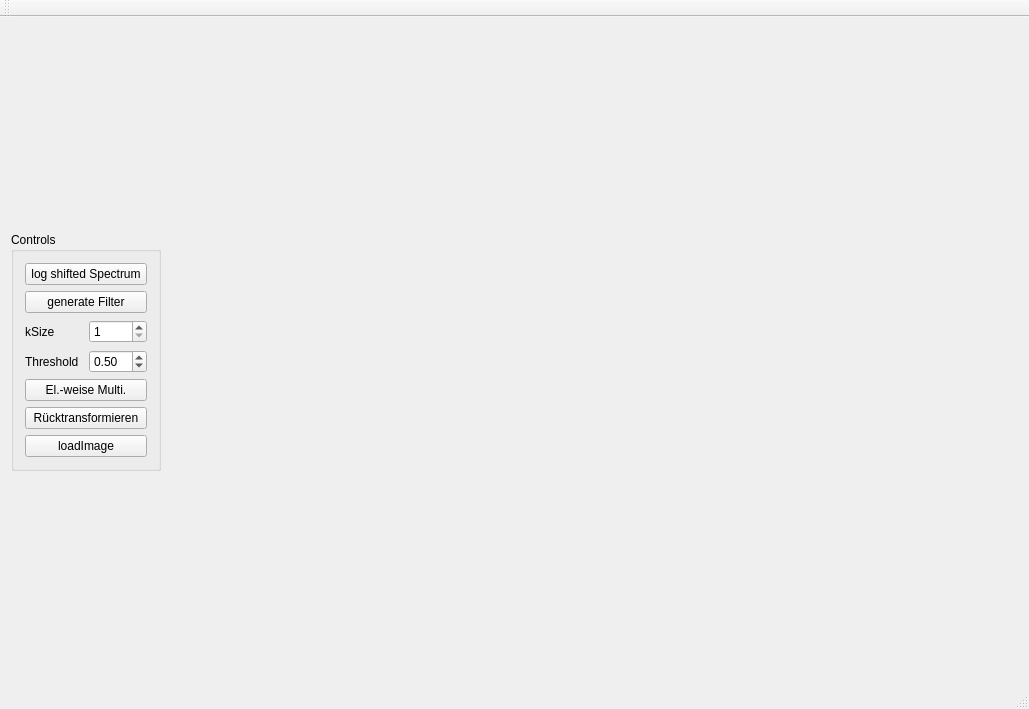
<?xml version="1.0" encoding="UTF-8"?>
<ui version="4.0">
 <class>MainWindow</class>
 <widget class="QMainWindow" name="MainWindow">
  <property name="geometry">
   <rect>
    <x>0</x>
    <y>0</y>
    <width>1029</width>
    <height>709</height>
   </rect>
  </property>
  <property name="windowTitle">
   <string>MainWindow</string>
  </property>
  <widget class="QWidget" name="centralWidget">
   <layout class="QHBoxLayout" name="horizontalLayout">
    <item>
     <widget class="QGroupBox" name="gbControls">
      <property name="sizePolicy">
       <sizepolicy hsizetype="Preferred" vsizetype="Maximum">
        <horstretch>0</horstretch>
        <verstretch>0</verstretch>
       </sizepolicy>
      </property>
      <property name="maximumSize">
       <size>
        <width>150</width>
        <height>16777215</height>
       </size>
      </property>
      <property name="title">
       <string>Controls</string>
      </property>
      <layout class="QVBoxLayout" name="verticalLayout">
       <item>
        <widget class="QPushButton" name="pbLogShiftedSpectrum">
         <property name="text">
          <string>log shifted Spectrum</string>
         </property>
        </widget>
       </item>
       <item>
        <layout class="QVBoxLayout" name="vlGenFilter">
         <property name="spacing">
          <number>7</number>
         </property>
         <property name="sizeConstraint">
          <enum>QLayout::SetDefaultConstraint</enum>
         </property>
         <item>
          <widget class="QPushButton" name="pbGenerateFilter">
           <property name="text">
            <string>generate Filter</string>
           </property>
          </widget>
         </item>
         <item>
          <layout class="QHBoxLayout" name="hlKSize">
           <item>
            <widget class="QLabel" name="labelKSize">
             <property name="text">
              <string>kSize</string>
             </property>
            </widget>
           </item>
           <item>
            <widget class="QSpinBox" name="sbKSize">
             <property name="minimum">
              <number>1</number>
             </property>
             <property name="singleStep">
              <number>2</number>
             </property>
             <property name="value">
              <number>1</number>
             </property>
            </widget>
           </item>
          </layout>
         </item>
         <item>
          <layout class="QHBoxLayout" name="hlThreshold">
           <item>
            <widget class="QLabel" name="labelThreshold">
             <property name="text">
              <string>Threshold</string>
             </property>
            </widget>
           </item>
           <item>
            <widget class="QDoubleSpinBox" name="dsbThreshold">
             <property name="minimum">
              <double>0.050000000000000</double>
             </property>
             <property name="maximum">
              <double>1.000000000000000</double>
             </property>
             <property name="singleStep">
              <double>0.010000000000000</double>
             </property>
             <property name="value">
              <double>0.500000000000000</double>
             </property>
            </widget>
           </item>
          </layout>
         </item>
        </layout>
       </item>
       <item>
        <widget class="QPushButton" name="pbElMulti">
         <property name="text">
          <string>El.-weise Multi.</string>
         </property>
        </widget>
       </item>
       <item>
        <widget class="QPushButton" name="pbRuecktransformieren">
         <property name="text">
          <string>Rücktransformieren</string>
         </property>
        </widget>
       </item>
       <item>
        <widget class="QPushButton" name="pbLoad">
         <property name="text">
          <string>loadImage</string>
         </property>
        </widget>
       </item>
      </layout>
     </widget>
    </item>
    <item>
     <widget class="QLabel" name="labelImg">
      <property name="text">
       <string/>
      </property>
      <property name="alignment">
       <set>Qt::AlignCenter</set>
      </property>
     </widget>
    </item>
    <item>
     <widget class="QLabel" name="labelStuff">
      <property name="text">
       <string/>
      </property>
      <property name="alignment">
       <set>Qt::AlignCenter</set>
      </property>
     </widget>
    </item>
   </layout>
  </widget>
  <widget class="QMenuBar" name="menuBar">
   <property name="geometry">
    <rect>
     <x>0</x>
     <y>0</y>
     <width>1029</width>
     <height>26</height>
    </rect>
   </property>
  </widget>
  <widget class="QToolBar" name="mainToolBar">
   <attribute name="toolBarArea">
    <enum>TopToolBarArea</enum>
   </attribute>
   <attribute name="toolBarBreak">
    <bool>false</bool>
   </attribute>
  </widget>
  <widget class="QStatusBar" name="statusBar"/>
 </widget>
 <layoutdefault spacing="6" margin="11"/>
 <resources/>
 <connections/>
</ui>
